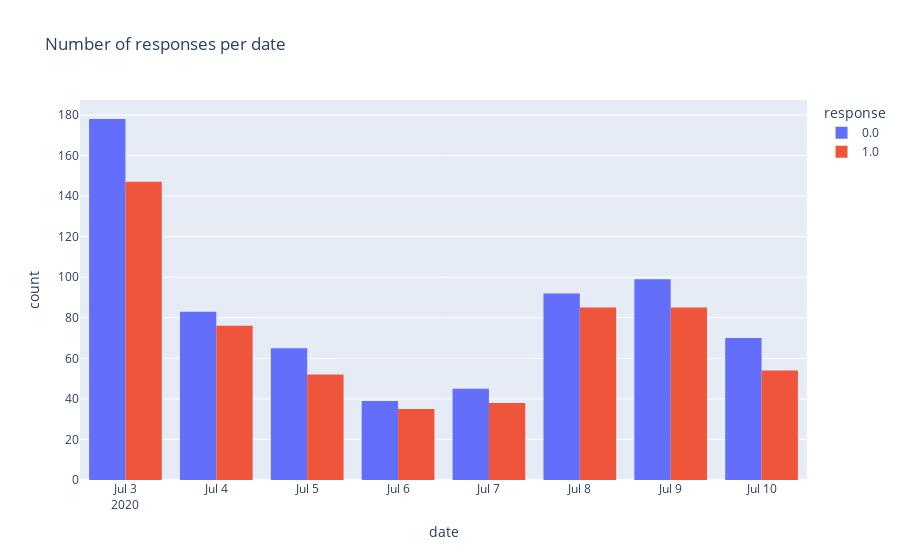

The notebook cell this image was saved under:
### Markdown cell above
<h2>EDA</h2>

### Code cell
dates = ['7/3/2020','7/4/2020','7/5/2020','7/6/2020','7/7/2020','7/8/2020','7/9/2020','7/10/2020']
fig = px.histogram(df,x='date',barmode='group', color='response',hover_data=['day'],
                   title='Number of responses per date',category_orders={'date':dates})
fig.show()

### Figure 1 — Plotly figure (JSON) as saved in the notebook; plotly's stock layout.template omitted (floating-point values rounded to 4 significant figures; data arrays with more than 128 entries replaced by an {"elided": "..."} marker saying what was removed)
{"data": [{"alignmentgroup": "True", "bingroup": "x", "hovertemplate": "response=0.0<br>date=%{x}<br>count=%{y}<extra></extra>", "legendgroup": "0.0", "marker": {"color": "#636efa", "pattern": {"shape": ""}}, "name": "0.0", "offsetgroup": "0.0", "orientation": "v", "showlegend": true, "type": "histogram", "x": {"elided": "671 str values"}, "xaxis": "x", "yaxis": "y"}, {"alignmentgroup": "True", "bingroup": "x", "hovertemplate": "response=1.0<br>date=%{x}<br>count=%{y}<extra></extra>", "legendgroup": "1.0", "marker": {"color": "#EF553B", "pattern": {"shape": ""}}, "name": "1.0", "offsetgroup": "1.0", "orientation": "v", "showlegend": true, "type": "histogram", "x": {"elided": "572 str values"}, "xaxis": "x", "yaxis": "y"}], "layout": {"barmode": "group", "legend": {"title": {"text": "response"}, "tracegroupgap": 0}, "title": {"text": "Number of responses per date"}, "xaxis": {"anchor": "y", "categoryarray": ["7/3/2020", "7/4/2020", "7/5/2020", "7/6/2020", "7/7/2020", "7/8/2020", "7/9/2020", "7/10/2020"], "categoryorder": "array", "domain": [0, 1], "title": {"text": "date"}}, "yaxis": {"anchor": "x", "domain": [0, 1], "title": {"text": "count"}}}}
